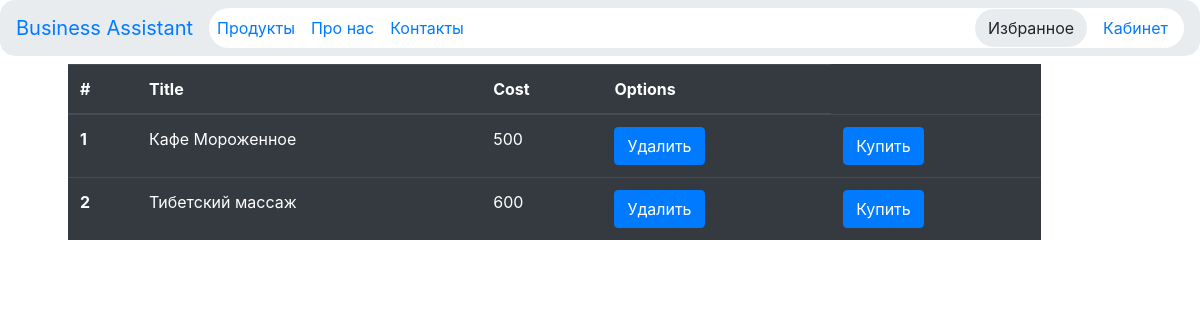
Before: /shop/favorites.php (signed in) with the older database file.
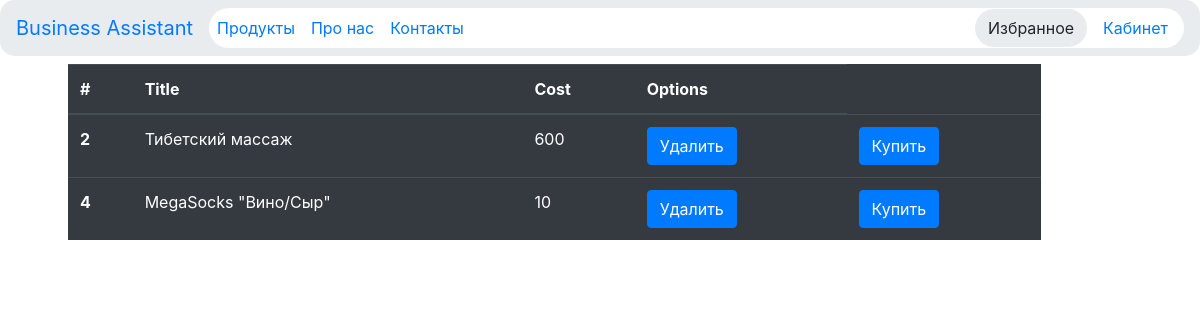
After: the same page with the newer database file.
### tables this page shows
CREATE TABLE `products` (
  `id` int(11) NOT NULL,
  `request_id` int(11) NOT NULL,
  `title` varchar(255) NOT NULL,
  `cost` int(11) NOT NULL,
  `description` varchar(255) NOT NULL,
  `content` text NOT NULL,
  `image` varchar(255) NOT NULL,
  `category_id` int(11) NOT NULL
);

### shop/configs/settings.php (called while the page is built, shortened)
<?php
$nameSite = "Business Assistant";
?>

### shop/favorites.php (the view, shortened to what this page needs)
<?php
include 'configs/db.php';
$page = "home";
include 'parts/header.php';
?>
<div class="container">
	<div class="row m-2">
	  	<div class="col-11">
	  		<div class="container">
				<div class="row" id='products'>
					<table class="table table-dark">
					  <thead>
					    <tr>
					      <th scope="col">#</th>
					      <th scope="col">Title</th>
					      <th scope="col">Cost</th>
					      <th scope="col">Options</th>
					    </tr>
					  </thead>
					  <tbody>
					  	<?php
					  	if(isset($_COOKIE["user_id"])) {
							$sql2 = "SELECT * FROM users WHERE id=". $_COOKIE["user_id"];
							$result2 = $conn->query($sql2);
							$user = mysqli_fetch_assoc($result2);
					  		$favorites = json_decode($user['favorites'], true);
								for ($i=0; $i < count($favorites['favorites']); $i++) {
									$sql = "SELECT * FROM products WHERE id=". $favorites['favorites'][$i]['product_id'];
									$result = $conn->query($sql);
									$product = mysqli_fetch_assoc($result);
									?>
									<tr>
								      <th scope="row"><?php echo $product['id']; ?></th>
								      <td><?php echo $product['title']; ?></td>
								      <td><?php echo $product['cost']; ?></td>
								      <td><button onclick="deleteProductFavorites(this, <?php echo $product['id']; ?>)" class="btn btn-primary">Удалить</button></td>
								      <td>
							      		<a class="btn btn-primary" href="order.php?id=<?php echo $product['id']; ?>">Купить
							      		</a>
								      </td>
								    </tr>
								    <?php
								}
						}
					  	?>
					  </tbody>
					</table>
				</div>
<?php
include 'parts/footer.php';
?>

### shop/parts/header.php (shortened to what this page needs)
<?php
include $_SERVER['DOCUMENT_ROOT'] . '/shop/configs/settings.php';
?>
<!DOCTYPE html>
<html>
<head>
	<link rel="stylesheet" href="assets/css/bootstrap.min.css">
</head>
<body>
	<nav class="navbar navbar-expand-lg" style="border-radius: 15px; background-color:#e9ecef;">
		<?php
		if (isset($_COOKIE["user_id_b"])) {
			?>
			<a class="navbar-brand" href="/"><?php echo $nameSite?></a>
			<?php
		} else {
			?>
        	<a class="navbar-brand" href="/"><?php echo $nameSite?></a>
			<?php
		}
		?>
	    <div class="collapse navbar-collapse" id="navbarSupportedContent" style="border-radius: 20px; background-color: white;">
		    <ul class="navbar-nav mr-auto">
		    	<li class="nav-item <?php if($page == "home"){ ?> active <?php } ?>">
		    	<?php
				if (isset($_COOKIE["user_id_b"])) {
					?>
		        	<a class="nav-link" href="/shop/product_map.php">Подписки</a>
					<?php
				} else {
					?>
		        	<a class="nav-link" href="/shop/">Продукты</a>
					<?php
				}
				?>
				</li>
		        <li class="nav-item <?php if($page == "about"){ ?> active <?php } ?>">
		        	<a class="nav-link" href="../shop/about.php">Про нас</a>
		        </li>
		        <li class="nav-item <?php if($page == "contacts"){ ?> active <?php } ?>">
		        	<a class="nav-link" href="../shop/contacts.php">Контакты</a>
		        </li>
		    </ul>
		    <?php
	        if (isset($_COOKIE["user_id"])) {
	        	?>
	        	<a href="favorites.php" class="btn" id="go-favorites" style="border-radius: 30px; background-color: #e9ecef;">
			        Избранное
			    </a>
			    <a class="nav-link" href="../shop/account.php">Кабинет</a>
	        	<?php
	        } else if (isset($_COOKIE["user_id_b"])) {
	        	?> <a class="nav-link" href="../shop/account_b.php">Кабинет</a> <?php
			}
				?>
	    </div>
	</nav>

### shop/parts/footer.php (shortened to what this page needs)
				</div>
		  	</div>
		</div>
	</div>
</body>
</html>

Changed rows visible on the page:
no longer on this page (row edited): products: id "1", title "Кафе Мороженное", cost "500"
added products: id "4", title "MegaSocks \"Вино/Сыр\"", cost "10"
